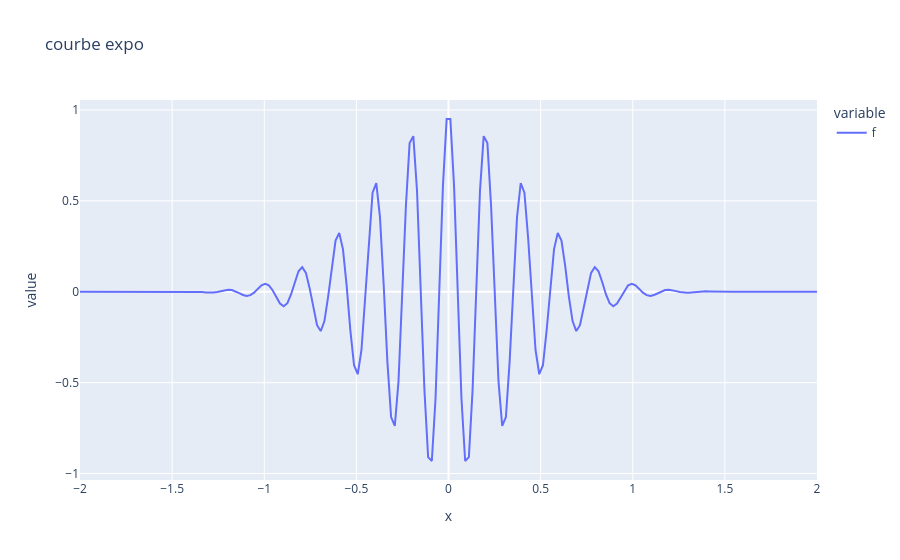

Notebook source saved alongside this figure:
### Code cell
t = np.linspace(-2, 2, 200)

f = np.exp(-np.pi*(t**2))*np.cos(10*np.pi*t)

df = pd.DataFrame({"t":t, "f":f})

fig = px.line(df, t, ["f"], title = 'courbe expo')
fig.show()

### Figure 1 — Plotly figure (JSON) as saved in the notebook; plotly's stock layout.template omitted (floating-point values rounded to 4 significant figures; data arrays with more than 128 entries replaced by an {"elided": "..."} marker saying what was removed)
{"data": [{"hovertemplate": "variable=f<br>x=%{x}<br>value=%{y}<extra></extra>", "legendgroup": "f", "line": {"color": "#636efa", "dash": "solid"}, "marker": {"symbol": "circle"}, "mode": "lines", "name": "f", "orientation": "v", "showlegend": true, "type": "scatter", "x": {"elided": "200 float values"}, "xaxis": "x", "y": {"elided": "200 float values"}, "yaxis": "y"}], "layout": {"legend": {"title": {"text": "variable"}, "tracegroupgap": 0}, "title": {"text": "courbe expo"}, "xaxis": {"anchor": "y", "domain": [0, 1], "title": {"text": "x"}}, "yaxis": {"anchor": "x", "domain": [0, 1], "title": {"text": "value"}}}}
